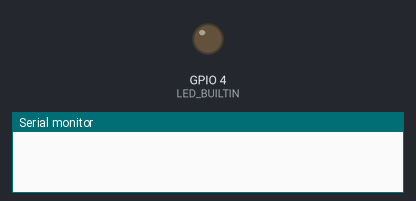
The sketch below on a simulated ESP32. Parts: output pins drawn as LEDs (lit = HIGH), the last lines printed to the serial monitor. The camera gives no picture.

Above: at 15.3 s.
At 30.33 s:
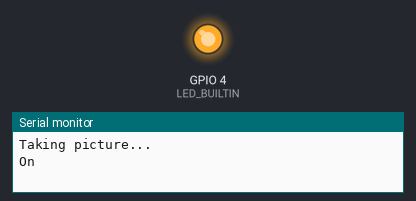
Timing chart, 0 to 39.4 s (numbered marks = the images above):
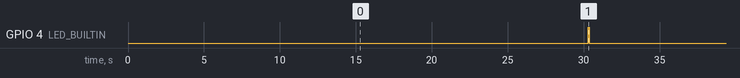

Measured:
- by itself, GPIO 4 (LED_BUILTIN): alternates HIGH for 0.06 s and LOW for 30.0 s

The sketch:

testflash.ino
```cpp
#include "esp_camera.h"
#include "Arduino.h"

bool internet_connected = false;
long current_millis;
long last_capture_millis = 0;

// CAMERA_MODEL_AI_THINKER
#define PWDN_GPIO_NUM     32
#define RESET_GPIO_NUM    -1
#define XCLK_GPIO_NUM      0
#define SIOD_GPIO_NUM     26
#define SIOC_GPIO_NUM     27
#define Y9_GPIO_NUM       35
#define Y8_GPIO_NUM       34
#define Y7_GPIO_NUM       39
#define Y6_GPIO_NUM       36
#define Y5_GPIO_NUM       21
#define Y4_GPIO_NUM       19
#define Y3_GPIO_NUM       18
#define Y2_GPIO_NUM        5
#define VSYNC_GPIO_NUM    25
#define HREF_GPIO_NUM     23
#define PCLK_GPIO_NUM     22
int LED_BUILTIN = 4;


void setup()
{
 Serial.begin(115200);
 pinMode(LED_BUILTIN, OUTPUT);

// if (init_wifi()) { // Connected to WiFi
//   internet_connected = true;
//   Serial.println("Internet connected");
// }

 camera_config_t config;
 config.ledc_channel = LEDC_CHANNEL_0;
 config.ledc_timer = LEDC_TIMER_0;
 config.pin_d0 = Y2_GPIO_NUM;
 config.pin_d1 = Y3_GPIO_NUM;
 config.pin_d2 = Y4_GPIO_NUM;
 config.pin_d3 = Y5_GPIO_NUM;
 config.pin_d4 = Y6_GPIO_NUM;
 config.pin_d5 = Y7_GPIO_NUM;
 config.pin_d6 = Y8_GPIO_NUM;
 config.pin_d7 = Y9_GPIO_NUM;
 config.pin_xclk = XCLK_GPIO_NUM;
 config.pin_pclk = PCLK_GPIO_NUM;
 config.pin_vsync = VSYNC_GPIO_NUM;
 config.pin_href = HREF_GPIO_NUM;
 config.pin_sscb_sda = SIOD_GPIO_NUM;
 config.pin_sscb_scl = SIOC_GPIO_NUM;
 config.pin_pwdn = PWDN_GPIO_NUM;
 config.pin_reset = RESET_GPIO_NUM;
 config.xclk_freq_hz = 20000000;
 config.pixel_format = PIXFORMAT_GRAYSCALE;
 //init with high specs to pre-allocate larger buffers
 if (psramFound()) {
   config.frame_size = FRAMESIZE_QVGA;
   config.jpeg_quality = 10;
   config.fb_count = 2;
 } else {
   config.frame_size = FRAMESIZE_SVGA;
   config.jpeg_quality = 12;
   config.fb_count = 1;
 }

 // camera init
 esp_err_t err = esp_camera_init(&config);
 if (err != ESP_OK) {
   Serial.printf("Camera init failed with error 0x%x", err);
   return;
 }
}


/********初始化WIFI*********/
//bool init_wifi()
//{
// int connAttempts = 0;
// Serial.println("\r\nConnecting to: " + String(ssid));
// WiFi.begin(ssid, password);
// WiFi.setAutoReconnect(true);
// while (WiFi.status() != WL_CONNECTED ) {
//   delay(500);
//   Serial.print(".");
//   if (connAttempts > 10) return false;
//   connAttempts++;
// }
// return true;
//}


static esp_err_t sendMail2m() {
   //初始化相机并拍照
   Serial.println("Taking picture...");
   camera_fb_t * fb = NULL;

   //open flash
   Serial.println("On");
   digitalWrite(LED_BUILTIN, HIGH);
   fb = esp_camera_fb_get();
   //close
   Serial.println("Off");
   digitalWrite(LED_BUILTIN, LOW);
   int height = fb->height;
   int width = fb->width;
//   Serial.print(fb->height); Serial.write(','); // write the height
//   Serial.print(fb->width); Serial.write(','); // write the width
//   Serial.print(fb->len); Serial.write(',');
   int cam_buf[76800];
   for (int i = 0; i < height*width; i++){ // dump the pixels' value
       //Serial.print(fb->buf[i]);
       cam_buf[i] = fb->buf[i];
       Serial.print(cam_buf[i]);
       if (i != height*width -1) Serial.write(',');
       else Serial.println();
   }
     //清空数据
   esp_camera_fb_return(fb);
}

void loop()
{
   //定时发送
   //当前时间减去上次时间大于20S就执行拍照上传函数
   delay(30000);
   sendMail2m(); //拍照上传函数，在需要的地方调用即可，这里是定时拍照

}
```
